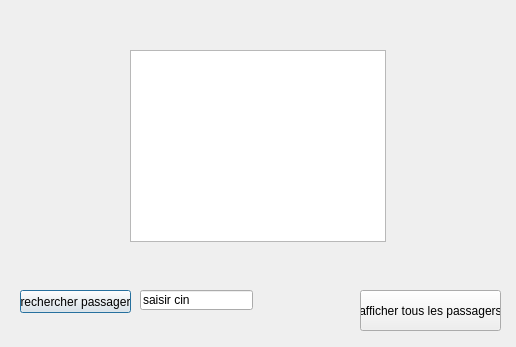
<?xml version="1.0" encoding="UTF-8"?>
<ui version="4.0">
 <class>afficher</class>
 <widget class="QDialog" name="afficher">
  <property name="geometry">
   <rect>
    <x>0</x>
    <y>0</y>
    <width>516</width>
    <height>347</height>
   </rect>
  </property>
  <property name="windowTitle">
   <string>Dialog</string>
  </property>
  <widget class="QPushButton" name="pushButton">
   <property name="geometry">
    <rect>
     <x>20</x>
     <y>290</y>
     <width>111</width>
     <height>23</height>
    </rect>
   </property>
   <property name="text">
    <string>rechercher passager</string>
   </property>
  </widget>
  <widget class="QLineEdit" name="lineEdit">
   <property name="geometry">
    <rect>
     <x>140</x>
     <y>290</y>
     <width>113</width>
     <height>20</height>
    </rect>
   </property>
   <property name="text">
    <string>saisir cin</string>
   </property>
  </widget>
  <widget class="QPushButton" name="pushButton_2">
   <property name="geometry">
    <rect>
     <x>360</x>
     <y>290</y>
     <width>141</width>
     <height>41</height>
    </rect>
   </property>
   <property name="text">
    <string>afficher tous les passagers</string>
   </property>
  </widget>
  <widget class="QTableView" name="tableView">
   <property name="geometry">
    <rect>
     <x>130</x>
     <y>50</y>
     <width>256</width>
     <height>192</height>
    </rect>
   </property>
  </widget>
 </widget>
 <resources/>
 <connections/>
</ui>
